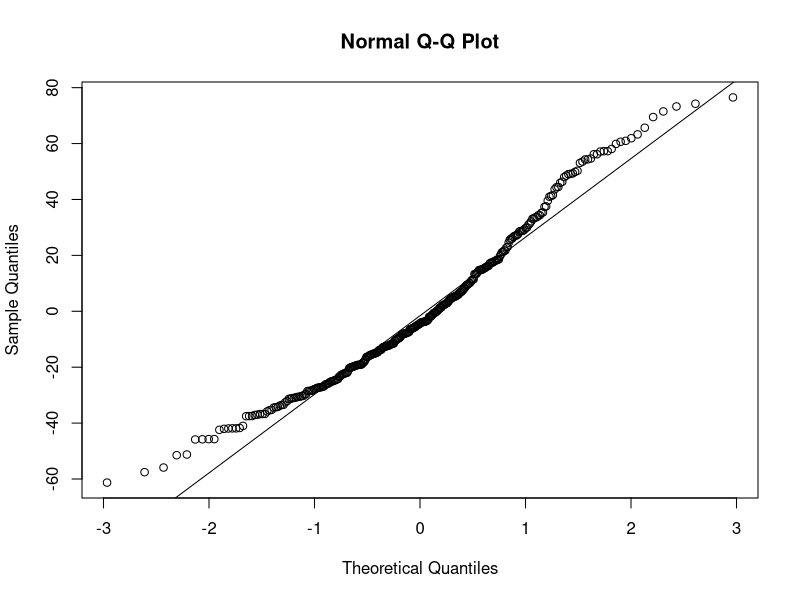
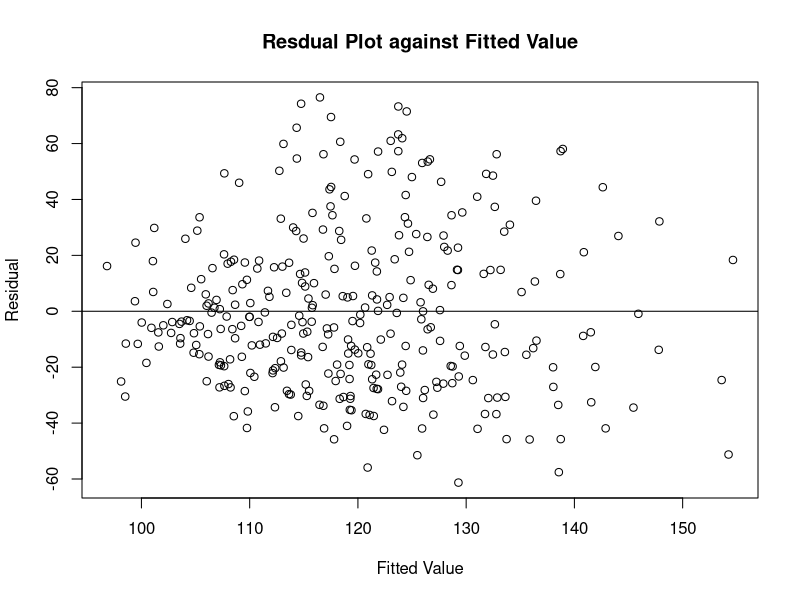

Generate these figures, in order, with R:
## ---- chunk 1
require(MASS)
data <- Pima.te
fit <- lm(glu~npreg+bp+skin+bmi+age,data=data)
summary(fit)
## ---- chunk 2
summary(fit)$r.squared
## ---- chunk 3
qqnorm(fit$residuals)
qqline(fit$residuals)
## ---- chunk 4
shapiro.test(fit$residuals)
shapiro.test(fit$residuals)$p.value
## ---- chunk 5
plot(fit$fitted.values,fit$residuals,xlab='Fitted Value',ylab='Residual',main="Resdual Plot against Fitted Value")
abline(h=0)
## ---- chunk 6
require(lmtest)
dwtest(fit)
dwtest(fit)$p.value
## ---- chunk 7
lmi <- lm.influence(fit)
lms <- summary(fit)
e <- resid(fit)
s <- lms$sigma
si <- lmi$sigma
xxi <- diag(lms$cov.unscaled)
h <- lmi$hat
bi <- coef(fit)-t(coef(lmi))
dfbetas <- bi/t(si%o%xxi^0.5)
stand.resid <- e/(si*(1-h)^0.5)
DFFITS <- h^0.5*e/(si*(1-h))
which(abs(stand.resid)>2*sqrt(6/332))
